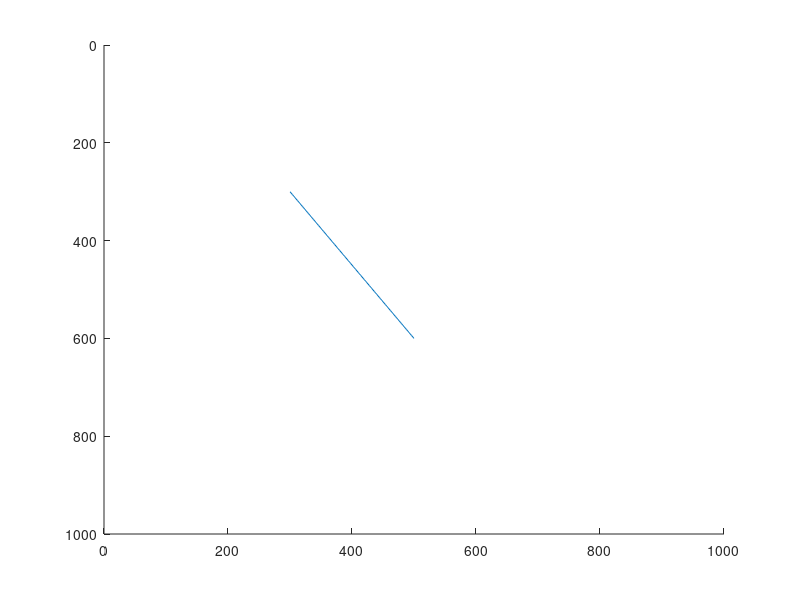

Write MATLAB code to recreate this figure. (Note: this script raises an error after producing the figure.)
%---- const parameters ------
t=100;
Px=0;
Py=0;
Qx=1000;
Qy=0;
%----- position setup -------
x0=300;
y0=300;
x1=500;
y1=600;
%---- init plotting ---------
figure;hold on
tmpx=[x0:(x1-x0)/t:x1];
tmpy=[y0:(y1-y0)/t:y1];
plot(tmpx,tmpy,'-')
set(gca, 'YDir', 'reverse')
axis([0 1000 0 1000]);

%----- mapping --------------
a=sqrt((tmpx-Px).^2+(tmpy-Py).^2);
b=sqrt((tmpx-Qx).^2+(tmpy-Qy).^2);
%----- simulate -------------
simx=zeros(1,t+1);
simy=zeros(1,t+1);
for i=1:t+1
   ty = eval(subs(subs(Sx(1),A,a(i)),B,b(i)));
   tx = eval(subs(subs(Sy(1),A,a(i)),B,b(i)));
   simx(i)=1000-tx;
   simy(i)=ty;
end

plot(simx,simy,'-xr')
















